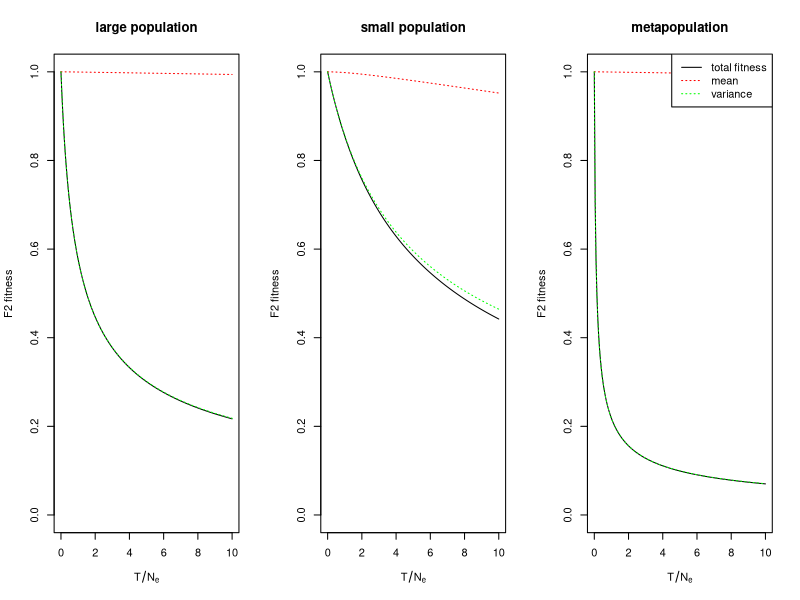

This figure's R source:

f <- function (t, a, b, c_mu=1/20) {
    # a = sigma_N^2 / gamma^2
    # b = sigma_S^2 / gamma^2
    # omega = 1
    f1(t, a, b, c_mu) * f2(t, a, b, c_mu)
}

f2 <- function (t, a, b, c_mu=1/20) {
    1/sqrt(1 + 4 * a * t / (1+b))
}

f1 <- function (t, a, b, c_mu=1/20) {
    exp(-(c_mu * t)^2 / (1 + b + 4 * b * t))
}

plotf <- function (main, ...) {
    tt <- seq(0, 10, length.out=200)
    plot(tt, f(tt, ...), type='l', ylim=c(0,1), main=main,
            xlab=expression(T/N[e]), ylab="F2 fitness")
    lines(tt, f1(tt, ...), col='red', lty=3)
    lines(tt, f2(tt, ...), col='green', lty=3)
}

pdf(file="speciation_rates.pdf", width=7, height=3, pointsize=10)

layout(t(1:3))
plotf(a=1, b=1, main="large population")
plotf(a=.1, b=.1, main="small population")
plotf(a=10, b=1, main="metapopulation")

legend("topright", lty=c(1,3,3), col=c('black', 'red', 'green'),
        legend=c("total fitness", "mean", "variance"))

dev.off()


